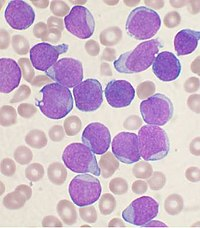
%> input picture leukemia2.jpg, 200 x 228 px
$ octave leukemiadetection.m   (GNU Octave 9; MATLAB toolbox functions it lacks are replaced by stand-ins)
%> lines starting %> are read from the running program, lines starting %| are printed output that depends on the picture
% Read Image
image = imread('leukemia2.jpg');
%> image is the input picture: size 228x200x3 uint8; mean R, G, B 204.3, 181.6, 202.3

% Gradient-Sobel
grayImage = rgb2gray(image);
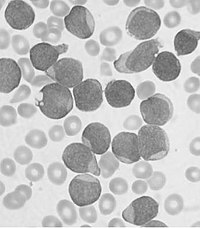
%> grayImage: size 228x200 uint8; min 68, max 254, mean 190.8
sobelX = [-1 0 1; -2 0 2; -1 0 1];
sobelY = sobelX';

Gx = imfilter(double(grayImage), sobelX);
Gy = imfilter(double(grayImage), sobelY);
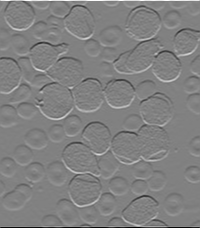
%> Gy: size 228x200 double; min -964, max 937, mean 0.7; drawn with min black and max white

magnitude = sqrt(Gx.^2 + Gy.^2);
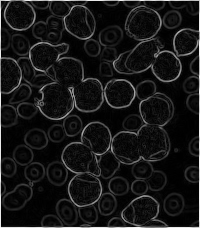
%> magnitude: size 228x200 double; min 0, max 986.2, mean 87.6; drawn with min black and max white

% Dilate Image
seVertical = strel('line', 5, 90);
seHorizontal = strel('line', 5, 0);

dilatedImage = imdilate(magnitude, [seVertical seHorizontal]);
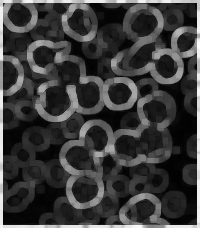
%> dilatedImage: size 228x200 double; min 0, max 986.2, mean 230.4; drawn with min black and max white

% Fill Holes
filledImage = imfill(dilatedImage, 'holes');
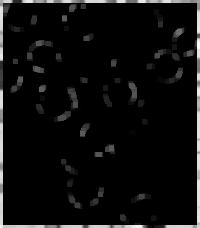
%> filledImage: size 228x200 double; min 481.8, max 986.2, mean 508.5; drawn with min black and max white

% Clear Borders
clearBorderImage = imclearborder(filledImage);
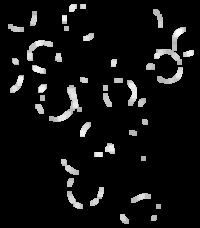
%> clearBorderImage: size 228x200 double; min 0, max 696.6, mean 45.7; drawn with min black and max white

% Turn Red
pinkMask = image(:, :, 1) > 200 & image(:, :, 2) < 100 & image(:, :, 3) > 200;
%> pinkMask: size 228x200 logical; every value is 0
imageWithRedPink = image;
imageWithRedPink(repmat(pinkMask, [1 1 3])) = 255;

% Final Image
imageFinal = image + imageWithRedPink;
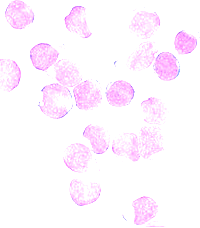
%> imageFinal: size 228x200x3 uint8; mean R, G, B 254.7, 245.6, 255

% Show Results
figure;

subplot(2, 3, 1);
imshow(image);
title('Input Image');

subplot(2, 3, 2);
imshow(magnitude, []);
title('Gradient Magnitude');

subplot(2, 3, 3);
imshow(dilatedImage, []);
title('Dilated Image');

subplot(2, 3, 4);
imshow(filledImage, []);
title('Image with Filled Holes');

subplot(2, 3, 5);
imshow(clearBorderImage, []);
title('Image with Cleared Borders');

subplot(2, 3, 6);
imshow(imageFinal);
title('Output Image');

$ run again, with leukemia1.jpg copied over leukemia2.jpg
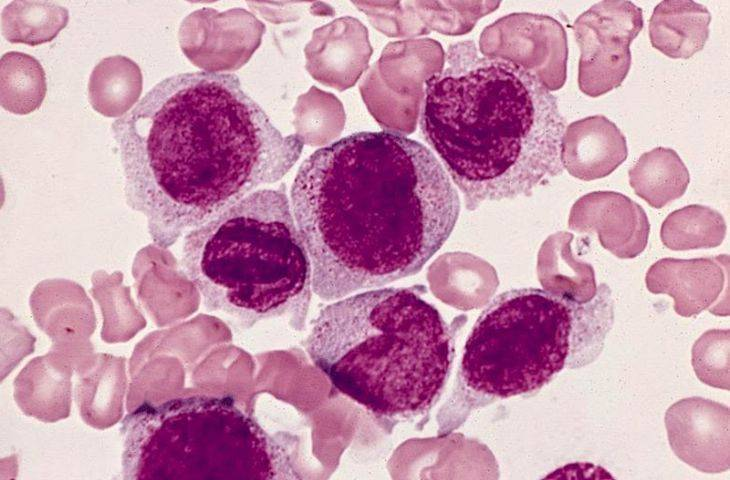
%> input picture leukemia1.jpg, 730 x 480 px
%> image is the input picture: size 480x730x3 uint8; mean R, G, B 201, 149.4, 175.3
%> `clearBorderImage = imclearborder(filledImage);`:
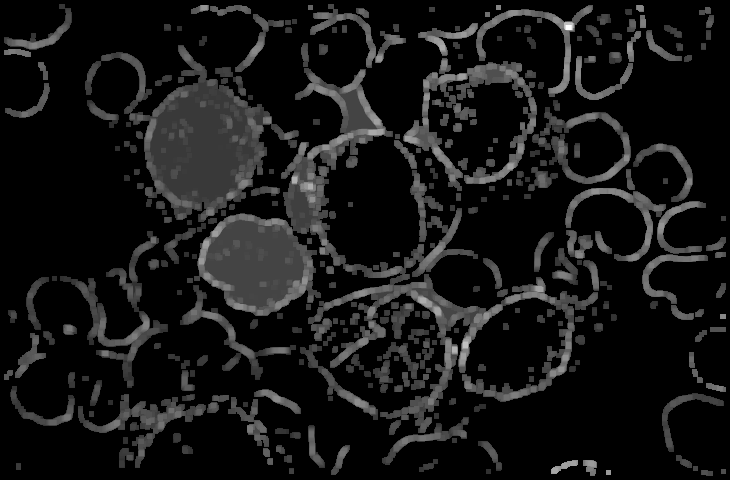
%> clearBorderImage: size 480x730 double; min 0, max 787.9, mean 68.5; drawn with min black and max white
%> pinkMask: size 480x730 logical; every value is 0
%> `imageFinal = image + imageWithRedPink;`:
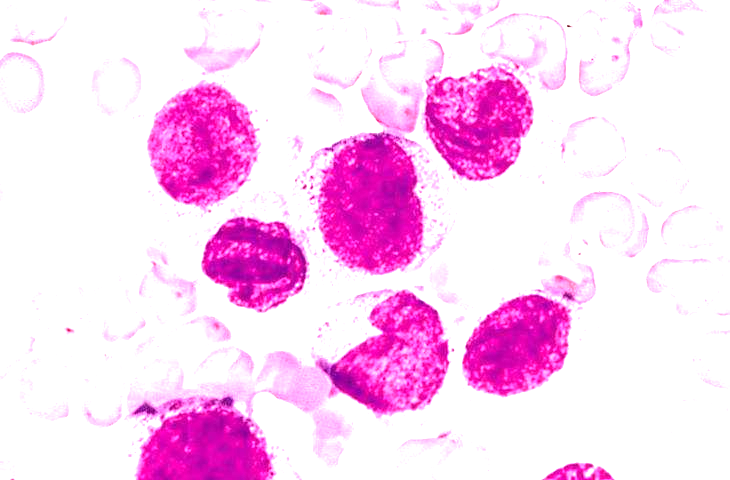
%> imageFinal: size 480x730x3 uint8; mean R, G, B 251.2, 209.3, 243.3

$ run again, with leukemia3.jpg copied over leukemia2.jpg
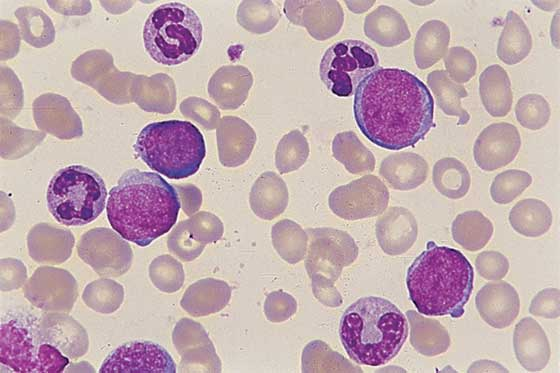
%> input picture leukemia3.jpg, 560 x 373 px
%> image is the input picture: size 373x560x3 uint8; mean R, G, B 194.9, 171.2, 177.9
%> `clearBorderImage = imclearborder(filledImage);`:
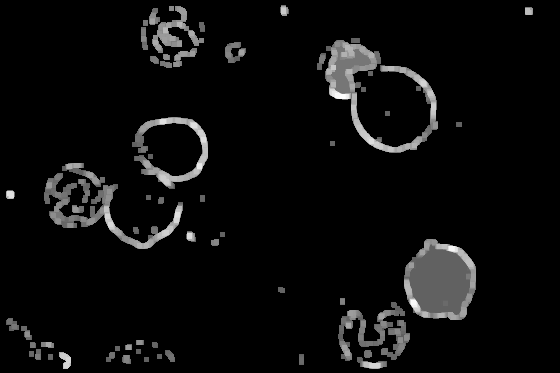
%> clearBorderImage: size 373x560 double; min 0, max 885.2, mean 42; drawn with min black and max white
%> pinkMask: size 373x560 logical; every value is 0
%> `imageFinal = image + imageWithRedPink;`:
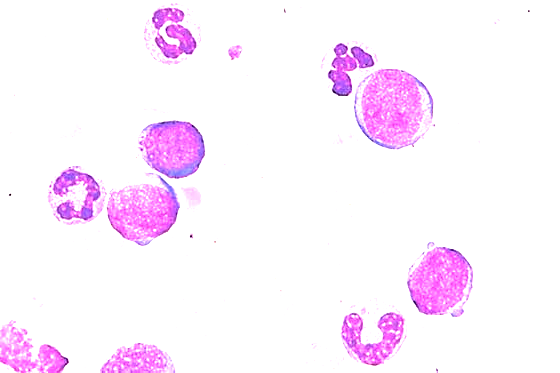
%> imageFinal: size 373x560x3 uint8; mean R, G, B 253.1, 240.6, 254.2
